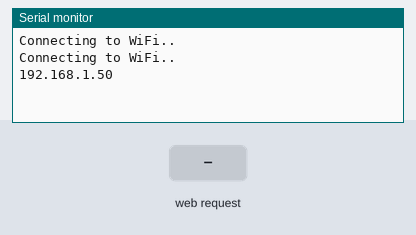
The sketch below on a simulated ESP8266 (NodeMCU). Parts: the last lines printed to the serial monitor. Inputs (shaded band) come from the test bench. WiFi joins after 1.5 s; servers stay silent unless stated; storage starts empty.

Above: at 3.2 s.
3.3 s: HTTP request GET / received
At 4.5 s:
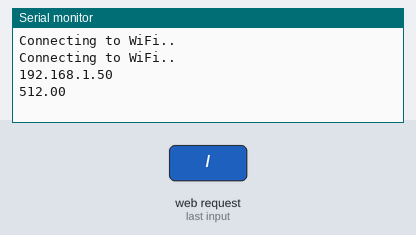
4.8 s: HTTP request GET /temperature received
At 5.7 s:
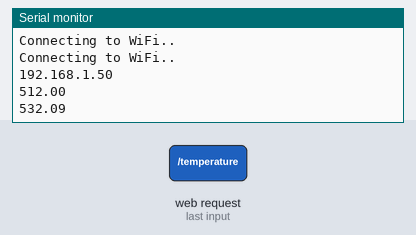

The sketch:

FIR_low_pass.ino
```cpp
  #include <Arduino.h>
  #include <ESP8266WiFi.h>
  #include <Hash.h>
  #include <ESPAsyncTCP.h>
  #include <ESPAsyncWebServer.h>
  #include <FS.h>

  const char* ssid = "try_now_sucker";
  const char* password = "lionel10messi";

// Create AsyncWebServer object on port 80
  AsyncWebServer server(80);


float filter[23]={-0.0017  , -0.0006 ,   0.0063 ,   0.0125 ,   0.0015 ,  -0.0301 ,  -0.0491 ,  -0.0024 ,   0.1249  , 0.2711 ,   0.3361 ,   0.2711  ,  0.1249 ,  -0.0024  , -0.0491 ,   -0.0301 ,   0.0015 ,   0.0125,   0.0063  , -0.0006 ,  -0.0017 }   ;
float m=0;
//float fs=8000;
float dt=1.0/8000;


//filter code


String filtering( ){
/*
  float k=0;
  for(int i=n;i>=0;i--)
  k+=a[n]*filter[n];
*/

  double k=sin(6.28*50*m);
    m+=dt;
    k=512+512*k;
   // analogWrite(LED_BUILTIN,k);
    Serial.println(k);
    delay(50);
    if(m>10) m=0;

  return String(k);
}


void setup(){
  // Serial port for debugging purposes
  Serial.begin(115200);

  // Initialize SPIFFS
  if(!SPIFFS.begin()){
    Serial.println("An Error has occurred while mounting SPIFFS");
    return;
  }

  // Connect to Wi-Fi
  WiFi.begin(ssid, password);
  while (WiFi.status() != WL_CONNECTED) {
    delay(1000);
    Serial.println("Connecting to WiFi..");
  }

  // Print ESP32 Local IP Address
  Serial.println(WiFi.localIP());

  // Route for root / web page
  server.on("/", HTTP_GET, [](AsyncWebServerRequest *request){
    request->send(SPIFFS, "/index.html", filtering().c_str());
  });
  server.on("/temperature", HTTP_GET, [](AsyncWebServerRequest *request){
    request->send_P(200, "text/plain", filtering().c_str());
  });

  server.begin();
}

void loop(){

}
```

Measured:
- after the input at 3.3 s, the serial monitor: prints a new line at once (image 1)
- after the input at 4.8 s, the serial monitor: prints a new line at once (image 2)
